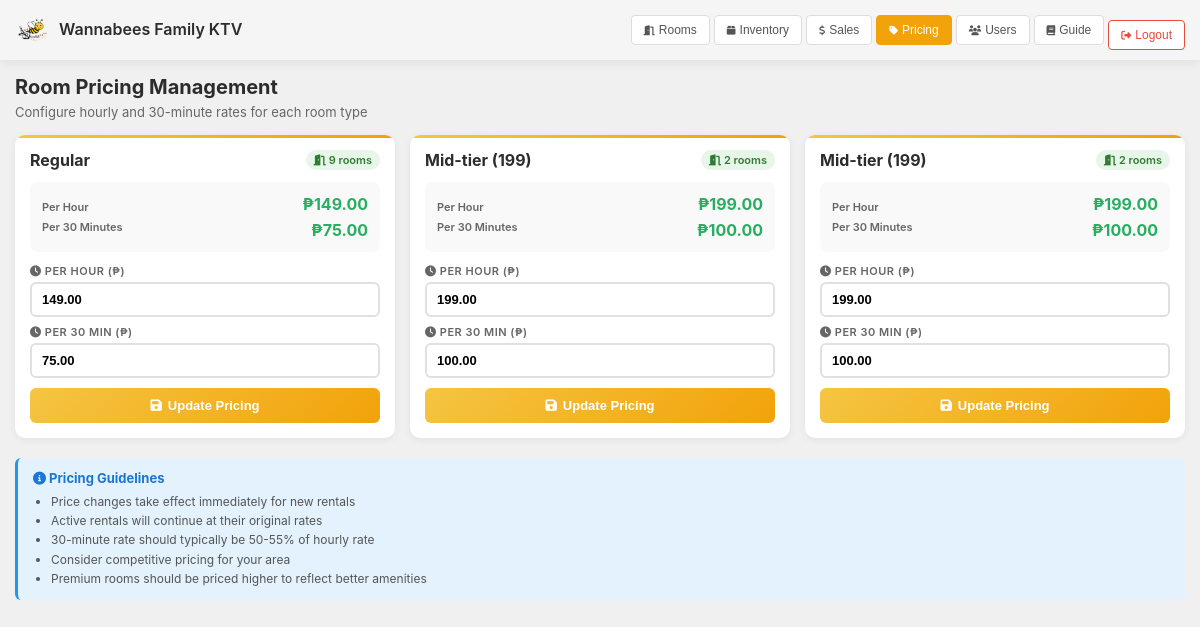
/owner/pricing.php (signed in), run on the app's committed database.
### tables this page shows
CREATE TABLE `room_types` (
  `room_type_id` int(11) NOT NULL,
  `type_name` varchar(50) NOT NULL,
  `price_per_hour` decimal(10,2) NOT NULL,
  `price_per_30min` decimal(10,2) NOT NULL
);

### owner/pricing.php (the view, shortened to what this page needs)
<?php
require_once __DIR__ . '/../db.php';
$res = $mysqli->query("SELECT room_type_id, type_name, price_per_hour, price_per_30min FROM room_types ORDER BY room_type_id ASC");
$types = [];
if ($res) while ($r = $res->fetch_assoc()) $types[] = $r;
?>
<!doctype html>
<html lang="en">
<head>
  <link rel="stylesheet" href="https://cdnjs.cloudflare.com/ajax/libs/font-awesome/6.4.0/css/all.min.css">
</head>
<body>
  <header>
    <div class="header-left">
      <img src="../assets/images/KTVL.png" alt="Wannabees KTV" onerror="this.style.display='none'">
      <div>
        <div class="header-title">Wannabees Family KTV</div>
      </div>
    </div>
    <div class="header-nav" id="headerNav">
      <button class="btn" onclick="location.href='dashboard.php'">
        <i class="fas fa-door-open"></i> <span>Rooms</span>
      </button>
      <button class="btn" onclick="location.href='inventory.php'">
        <i class="fas fa-box"></i> <span>Inventory</span>
      </button>
      <button class="btn" onclick="location.href='sales_report.php'">
        <i class="fas fa-dollar-sign"></i> <span>Sales</span>
      </button>
      <button class="btn btn-primary">
        <i class="fas fa-tag"></i> <span>Pricing</span>
      </button>
      <button class="btn" onclick="location.href='users.php'">
        <i class="fas fa-users"></i> <span>Users</span>
      </button>
      <button class="btn" onclick="location.href='guide.php'">
        <i class="fas fa-book"></i> <span>Guide</span>
      </button>
      <form method="post" action="api/auth/logout.php" class="logout-form">
        <button type="button" class="btn btn-danger" onclick="logoutNow(this)">
          <i class="fas fa-sign-out-alt"></i> <span>Logout</span>
        </button>
      </form>
    </div>
  </header>
  <main>
    <div class="page-header">
      <h1 class="page-title">Room Pricing Management</h1>
      <p class="page-description">Configure hourly and 30-minute rates for each room type</p>
    </div>
    <div class="pricing-grid">
      <?php foreach ($types as $type): ?>
        <div class="pricing-card">
          <div class="card-header">
            <h2 class="room-type-name"><?= htmlspecialchars($type['type_name']) ?></h2>
            <span class="room-count-badge">
              <i class="fas fa-door-open"></i> <?= $type['room_count'] ?> rooms
            </span>
          </div>
          <div class="current-pricing">
            <div class="pricing-columns">
              <div class="pricing-left">
                <div class="pricing-label">Per Hour</div>
                <div class="pricing-label">Per 30 Minutes</div>
              </div>
              <div class="pricing-right">
                <div class="pricing-value">₱<?= number_format($type['price_per_hour'], 2) ?></div>
                <div class="pricing-value">₱<?= number_format($type['price_per_30min'], 2) ?></div>
              </div>
            </div>
          </div>
          <form method="post">
            <div class="form-row">
              <div class="form-group">
                <label for="hour_<?= $type['room_type_id'] ?>">
                  <i class="fas fa-clock"></i> Per Hour (₱)
                </label>
                <input
                  type="number"
                  id="hour_<?= $type['room_type_id'] ?>"
                  name="price_per_hour"
                  step="0.01"
                  min="0"
                  value="<?= number_format($type['price_per_hour'], 2, '.', '') ?>"
                  required
                >
              </div>
              <div class="form-group">
                <label for="half_<?= $type['room_type_id'] ?>">
                  <i class="fas fa-clock"></i> Per 30 Min (₱)
                </label>
                <input
                  type="number"
                  id="half_<?= $type['room_type_id'] ?>"
                  name="price_per_30min"
                  step="0.01"
                  min="0"
                  value="<?= number_format($type['price_per_30min'], 2, '.', '') ?>"
                  required
                >
              </div>
            </div>
            <button type="submit" class="btn-update">
              <i class="fas fa-save"></i> Update Pricing
            </button>
          </form>
        </div>
      <?php endforeach; ?>
    </div>
    <div class="info-box">
      <h4><i class="fas fa-info-circle"></i> Pricing Guidelines</h4>
      <ul>
        <li>Price changes take effect immediately for new rentals</li>
        <li>Active rentals will continue at their original rates</li>
        <li>30-minute rate should typically be 50-55% of hourly rate</li>
        <li>Consider competitive pricing for your area</li>
        <li>Premium rooms should be priced higher to reflect better amenities</li>
      </ul>
    </div>
  </main>
</body>
</html>

### owner/pricing.php (style rules this page uses)
* { margin: 0; padding: 0; box-sizing: border-box; }
body { font-family: -apple-system, BlinkMacSystemFont, 'Segoe UI', Roboto, sans-serif; background: #f0f0f0; color: #2c2c2c; height: 100vh; overflow-x: hidden; }
header { background: #f5f5f5; padding: 10px 15px; display: flex; align-items: center; justify-content: space-between; box-shadow: 0 2px 10px rgba(0,0,0,0.08); position: sticky; top: 0; z-index: 100; min-height: 60px; }
.header-left { display: flex; align-items: center; gap: 8px; flex-shrink: 0; }
.header-left img { width: 36px; height: 36px; object-fit: contain; display: block; margin-right: .1px; border-radius: 6px; }
.header-title { font-size: 16px; font-weight: 600; line-height: 1.2; }
.header-nav { display: flex; gap: 4px; flex-wrap: wrap; align-items: center; }
.btn { padding: 7px 12px; border: 1px solid #ddd; border-radius: 4px; cursor: pointer; font-size: 12px; font-weight: 500; transition: all 0.2s ease; background: white; color: #555; white-space: nowrap; display: inline-flex; align-items: center; gap: 4px; }
.btn i { font-size: 10px; }
.btn-primary { background: #f2a20a; color: white; border-color: #f2a20a; }
.btn-danger { background: white; color: #e74c3c; border-color: #e74c3c; }
main { padding: 15px; max-width: 1200px; margin: 0 auto; height: calc(100vh - 60px); overflow-y: auto; }
.page-header { margin-bottom: 15px; }
.page-title { font-size: 20px; font-weight: 700; color: #2c2c2c; margin-bottom: 5px; }
.page-description { color: #666; font-size: 13px; }
.pricing-grid { display: grid; grid-template-columns: repeat(auto-fit, minmax(280px, 1fr)); gap: 15px; }
.pricing-card { background: white; border-radius: 10px; padding: 15px; box-shadow: 0 2px 8px rgba(0,0,0,0.06); transition: all 0.2s ease; position: relative; overflow: hidden; }
.pricing-card::before { content: ''; position: absolute; top: 0; left: 0; right: 0; height: 3px; background: linear-gradient(90deg, #f5c542, #f2a20a); }
.card-header { display: flex; justify-content: space-between; align-items: center; margin-bottom: 12px; gap: 8px; flex-wrap: wrap; }
.room-type-name { font-size: 16px; font-weight: 700; color: #2c2c2c; }
.room-count-badge { background: #e8f5e9; color: #2e7d32; padding: 3px 8px; border-radius: 12px; font-size: 11px; font-weight: 600; }
.current-pricing { background: #f9f9f9; padding: 12px; border-radius: 8px; margin-bottom: 12px; }
.pricing-columns { display: flex; align-items: center; justify-content: space-between; gap: 10px; }
.pricing-left { display: flex; flex-direction: column; gap: 6px; }
.pricing-right { display: flex; flex-direction: column; gap: 6px; align-items: flex-end; }
.pricing-label { font-size: 11px; color: #666; font-weight: 600; }
.pricing-value { font-size: 16px; font-weight: 700; color: #27ae60; }
form { margin-top: 10px; }
.form-row { display: grid; grid-template-columns: 1fr; gap: 8px; margin-bottom: 10px; }
.form-group { display: flex; flex-direction: column; }
.form-group label { font-size: 11px; font-weight: 600; color: #666; margin-bottom: 4px; text-transform: uppercase; letter-spacing: 0.5px; }
.form-group input { padding: 8px 10px; border: 2px solid #e0e0e0; border-radius: 6px; font-size: 13px; font-weight: 600; transition: all 0.2s; }
.btn-update { width: 100%; padding: 10px; background: linear-gradient(135deg, #f5c542 0%, #f2a20a 100%); border: none; border-radius: 6px; color: white; font-size: 13px; font-weight: 700; cursor: pointer; transition: all 0.2s; display: flex; align-items: center; justify-content: center; gap: 6px; }
.info-box { background: #e3f2fd; border-left: 3px solid #2196f3; padding: 12px 15px; border-radius: 6px; margin-top: 20px; }
.info-box h4 { color: #1976d2; margin-bottom: 6px; font-size: 13px; }
.info-box ul { margin-left: 18px; color: #555; font-size: 12px; line-height: 1.6; }

### data on the page
room_types: type_name "Regular", room_count "9", price_per_hour "149.00", price_per_30min "75.00"
room_types: type_name "Mid-tier (199)", room_type_id "2", price_per_hour "199.00", price_per_30min "100.00"
